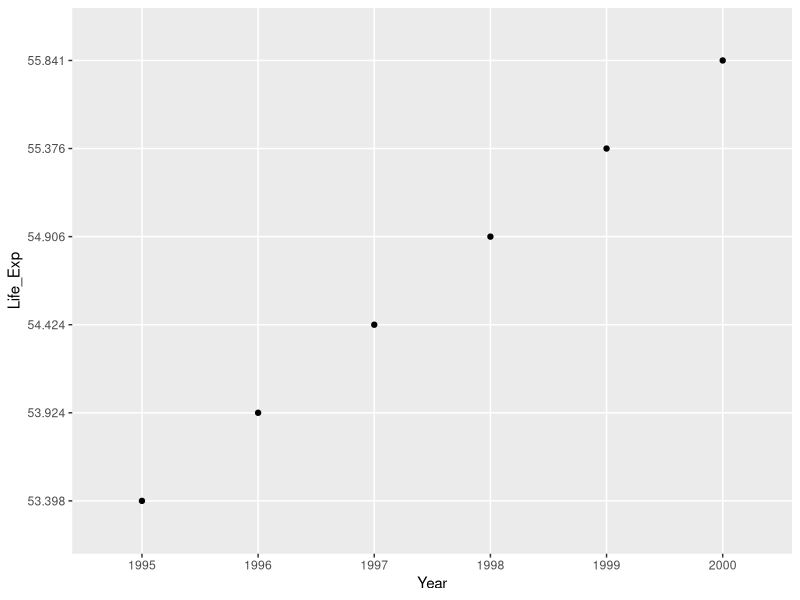
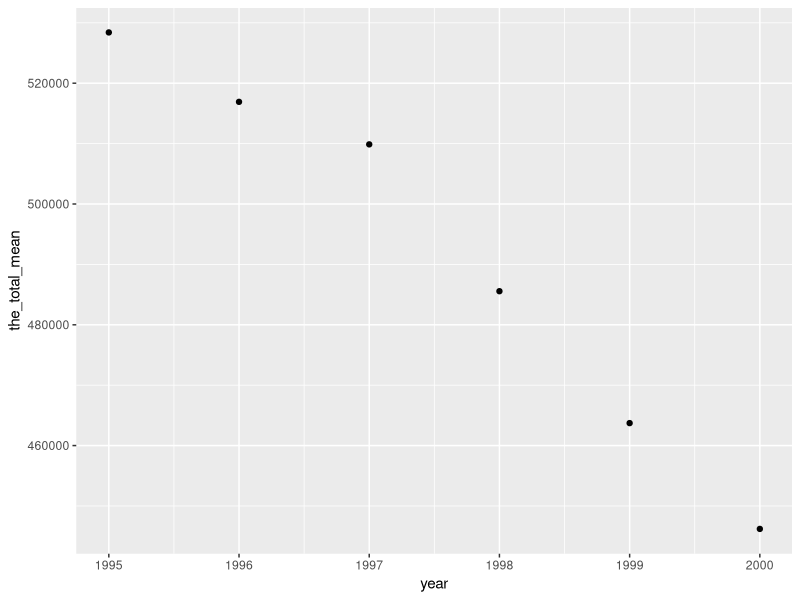

Here is the R script that generated these plots, in order:
## ---- chunk 1
library(tidyverse) 
## ---- chunk 2
library(readr)
h_spend <- read_csv("../data/Health-Spending.CSV")
wb_tot_lifeexp <- read_csv("../data/World Bank Life Exp.csv")
wb_f_lifeexp <- read_csv("../data/World Bank Female Life Exp.csv")
wb_m_lifeexp <- read_csv("../data/World Bank Male Life Exp.csv")
## ---- chunk 3
glimpse(h_spend)
glimpse(wb_tot_lifeexp)
glimpse(wb_m_lifeexp)
glimpse(wb_f_lifeexp)
## ---- chunk 4
  
pivot_longer(
  wb_tot_lifeexp, 
  cols = "1995" : "2020",
  names_to = "Year" ,
  values_to = "Life_Exp"
  ) %>%
  head() %>%
  ggplot(aes(x = Year, y = Life_Exp)) +
  geom_point()

h_spend %>%
  head() %>%
   ggplot(aes(x = year, y = the_total_mean)) +
  geom_point()
